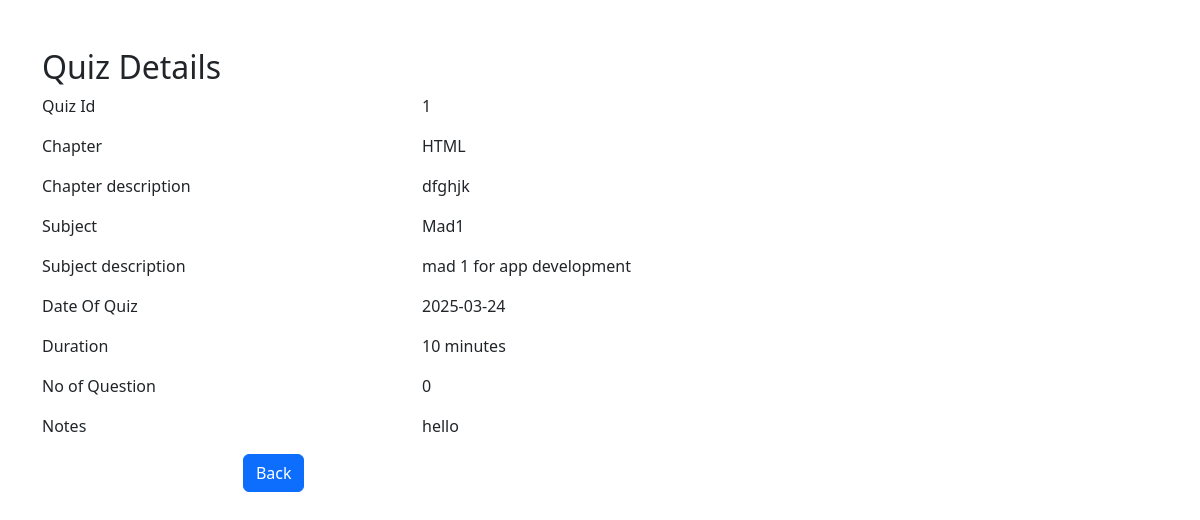
The app's page /quiz/details/1, older data.
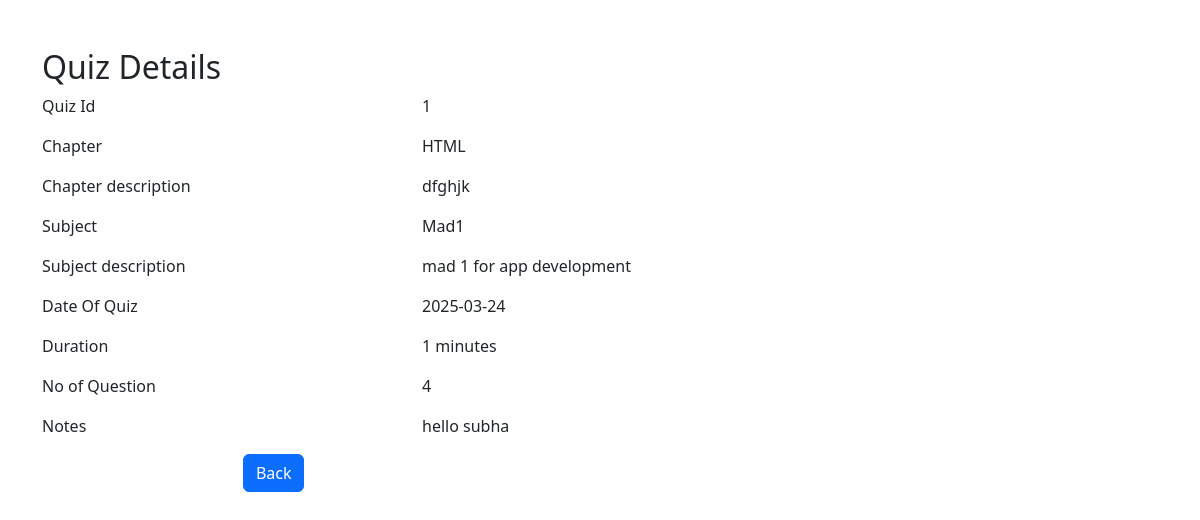
The same page, newer data.
### models.py (models this page shows)
class Quiz(db.Model):
    id =db.Column(db.Integer, primary_key=True, autoincrement=True)
    chapter_id=db.Column(db.Integer, db.ForeignKey('chapter.id', name='FK_quiz_chapter_id'), nullable=False)
    date_of_quiz=db.Column(db.Date, nullable=False)
    time_duration= db.Column(db.Integer, nullable=False)
    no_of_questions=db.Column(db.Integer, nullable=True)
    notes=db.Column(db.String(50), nullable=True)
    questions=db.relationship('Question', backref='quiz', lazy=True)
    score=db.relationship('Scores', backref='quiz', lazy=True)

### routes.py (the view)
@app.route('/quiz/details/<int:quiz_id>', methods=['GET'])
def quiz_details(quiz_id):
    quiz= Quiz.query.get_or_404(quiz_id)
    if quiz:
        chapter= Chapter.query.get(quiz.chapter_id)
        subject = Subject.query.get(chapter.subject_id)
        quiz_details ={
            'quiz_id': quiz.id,
            'chapter_name':chapter.name,
            'chapter_description':chapter.description,
            'subject_name':subject.name,
            'subject_description':subject.description,
            'date_of_quiz': quiz.date_of_quiz,
            'time_duration':quiz.time_duration,
            'no_of_questions': quiz.no_of_questions,
            'notes':quiz.notes
        }
        return render_template('quiz_details.html', quiz_details=quiz_details)
    else:
        return redirect(url_for('quizz'))

### templates/quiz_details.html (shortened to what this page needs)
<!DOCTYPE html>
<html lang="en">
<head>
    <link href="https://cdn.jsdelivr.net/npm/bootstrap@5.3.2/dist/css/bootstrap.min.css" rel="stylesheet">
    <link rel="stylesheet" href="https://cdnjs.cloudflare.com/ajax/libs/aos/2.3.4/aos.css">
    <link rel="stylesheet" href="https://cdnjs.cloudflare.com/ajax/libs/font-awesome/6.7.2/css/all.min.css">
    <link href="https://cdn.jsdelivr.net/npm/bootstrap@5.3.3/dist/css/bootstrap.min.css" rel="stylesheet">
</head>
<body>
    <div class="container mt-5">
        <h2>Quiz Details</h2>
        <div class="row mb-3">
            <div class="col-md-4 font-weight-bold">Quiz Id</div>
            <div class="col-md-8">{{ quiz_details.quiz_id }}</div>
        </div>
        <div class="row mb-3">
            <div class="col-md-4 font-weight-bold">Chapter</div>
            <div class="col-md-8">{{ quiz_details.chapter_name }}</div>
        </div>
        <div class="row mb-3">
            <div class="col-md-4 font-weight-bold">Chapter description</div>
            <div class="col-md-8">{{ quiz_details.chapter_description }}</div>
        </div>
        <div class="row mb-3">
            <div class="col-md-4 font-weight-bold">Subject</div>
            <div class="col-md-8">{{ quiz_details.subject_name }}</div>
        </div>
        <div class="row mb-3">
            <div class="col-md-4 font-weight-bold">Subject description</div>
            <div class="col-md-8">{{ quiz_details.subject_description }}</div>
        </div>
        <div class="row mb-3">
            <div class="col-md-4 font-weight-bold">Date Of Quiz</div>
            <div class="col-md-8">{{ quiz_details.date_of_quiz }}</div>
        </div>
        <div class="row mb-3">
            <div class="col-md-4 font-weight-bold">Duration</div>
            <div class="col-md-8">{{ quiz_details.time_duration }} minutes</div>
        </div>
        <div class="row mb-3">
            <div class="col-md-4 font-weight-bold">No of Question</div>
            <div class="col-md-8">{{ quiz_details.no_of_questions }}</div>
        </div>
        <div class="row mb-3">
            <div class="col-md-4 font-weight-bold">Notes</div>
            <div class="col-md-8">{{ quiz_details.notes }}</div>
        </div >
        <a href="/quizz" class="btn btn-primary" style="margin-left:18%;">Back</a>
    </div>
</body>
</html>

Row changes from the older to the newer data that the page shows:
changed Quiz: notes "hello" → "hello subha"
Text that changed along with them:
{{ quiz_details.time_duration }}: "10" → "1"
{{ quiz_details.no_of_questions }}: "0" → "4"
